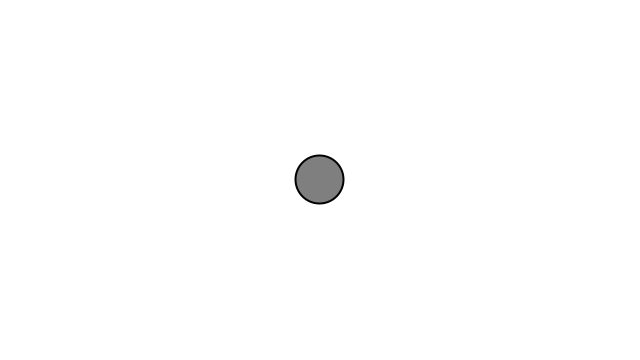
Frame 1 (no input)
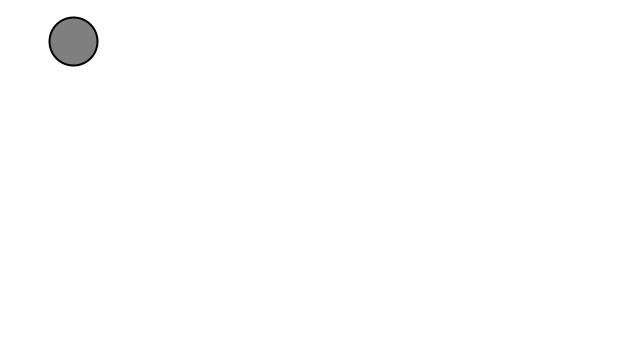
Frame 60 (the mouse pressed at the canvas centre just before this capture)
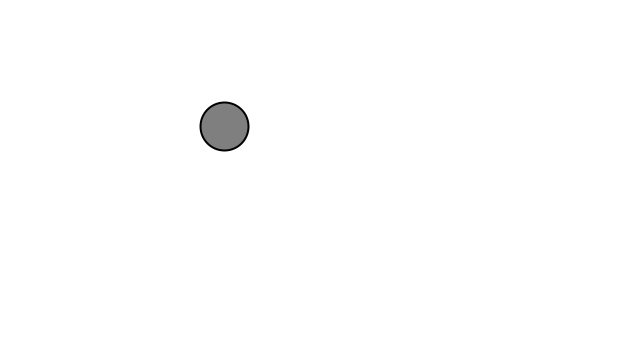
Frame 120 (the mouse held since frame 60 and released just before this capture)

The Processing sketch that drew these frames (run headless with seeded random() and noise(); from frame 60 on, the mouse is pressed at the canvas centre):

// Processing sketch: acceleration_towards_mouse
// ── acceleration_towards_mouse.pde
Mover m;

void setup() {
  size(640,360);
  m = new Mover();
}

void draw() {
  background(255);
  m.update();
  //m.edges();
  m.display();
}

// ── Ball.pde
class Mover {
  PVector position;
  PVector velocity;
  PVector acceleration;
  PVector mouse;
 
  Mover() {
    position = new PVector(width/2,height/2);
    velocity = new PVector(0,0);
    acceleration = new PVector(0,0);
  }
  
  void update(){
    PVector mouse = new PVector(mouseX,mouseY);
    mouse.sub(position);
    mouse.setMag(0.35);
    acceleration = mouse;
    
    velocity.add(acceleration);
    position.add(velocity);

    velocity.limit(5);
  }
  
  void edges() {
  if (position.x > width)   position.x = 0;
  if (position.x < 0)       position.x = width;
  if (position.y > height)  position.y = 0;
  if (position.y < 0)       position.y = height;
  }
 
  void display() {
    stroke(0);
    strokeWeight(2);
    fill(127);
    ellipse(position.x, position.y,48,48);
  }
}
